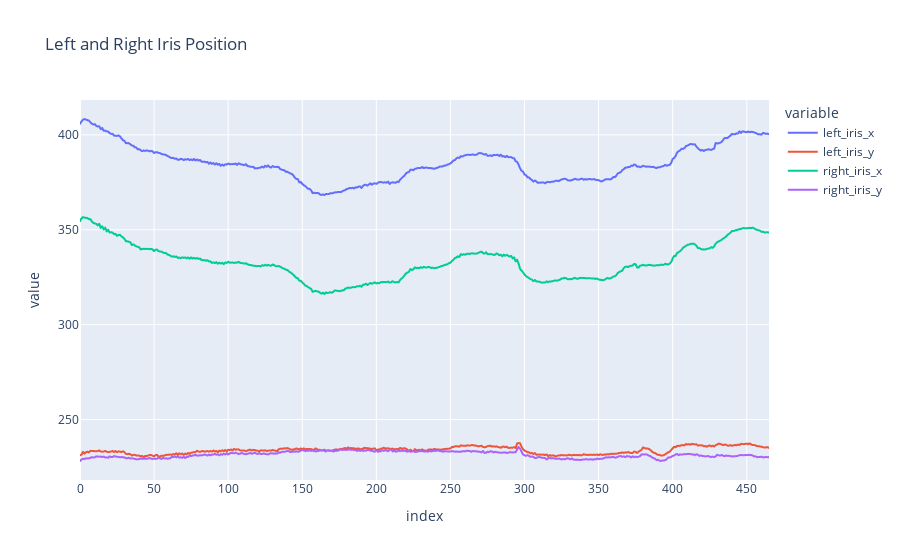

Write notebook code for a chart like this one.
### Code cell
px.line(session_dataset, y=["left_iris_x", "left_iris_y", "right_iris_x", "right_iris_y"], title="Left and Right Iris Position")

### Figure 1 — Plotly figure (JSON) as saved in the notebook; plotly's stock layout.template omitted (floating-point values rounded to 4 significant figures; data arrays with more than 128 entries replaced by an {"elided": "..."} marker saying what was removed)
{"data": [{"hovertemplate": "variable=left_iris_x<br>index=%{x}<br>value=%{y}<extra></extra>", "legendgroup": "left_iris_x", "line": {"color": "#636efa", "dash": "solid"}, "marker": {"symbol": "circle"}, "mode": "lines", "name": "left_iris_x", "showlegend": true, "type": "scattergl", "x": {"elided": "466 int values"}, "xaxis": "x", "y": {"elided": "466 float values"}, "yaxis": "y"}, {"hovertemplate": "variable=left_iris_y<br>index=%{x}<br>value=%{y}<extra></extra>", "legendgroup": "left_iris_y", "line": {"color": "#EF553B", "dash": "solid"}, "marker": {"symbol": "circle"}, "mode": "lines", "name": "left_iris_y", "showlegend": true, "type": "scattergl", "x": {"elided": "466 int values"}, "xaxis": "x", "y": {"elided": "466 float values"}, "yaxis": "y"}, {"hovertemplate": "variable=right_iris_x<br>index=%{x}<br>value=%{y}<extra></extra>", "legendgroup": "right_iris_x", "line": {"color": "#00cc96", "dash": "solid"}, "marker": {"symbol": "circle"}, "mode": "lines", "name": "right_iris_x", "showlegend": true, "type": "scattergl", "x": {"elided": "466 int values"}, "xaxis": "x", "y": {"elided": "466 float values"}, "yaxis": "y"}, {"hovertemplate": "variable=right_iris_y<br>index=%{x}<br>value=%{y}<extra></extra>", "legendgroup": "right_iris_y", "line": {"color": "#ab63fa", "dash": "solid"}, "marker": {"symbol": "circle"}, "mode": "lines", "name": "right_iris_y", "showlegend": true, "type": "scattergl", "x": {"elided": "466 int values"}, "xaxis": "x", "y": {"elided": "466 float values"}, "yaxis": "y"}], "layout": {"legend": {"title": {"text": "variable"}, "tracegroupgap": 0}, "title": {"text": "Left and Right Iris Position"}, "xaxis": {"anchor": "y", "domain": [0, 1], "title": {"text": "index"}}, "yaxis": {"anchor": "x", "domain": [0, 1], "title": {"text": "value"}}}}
